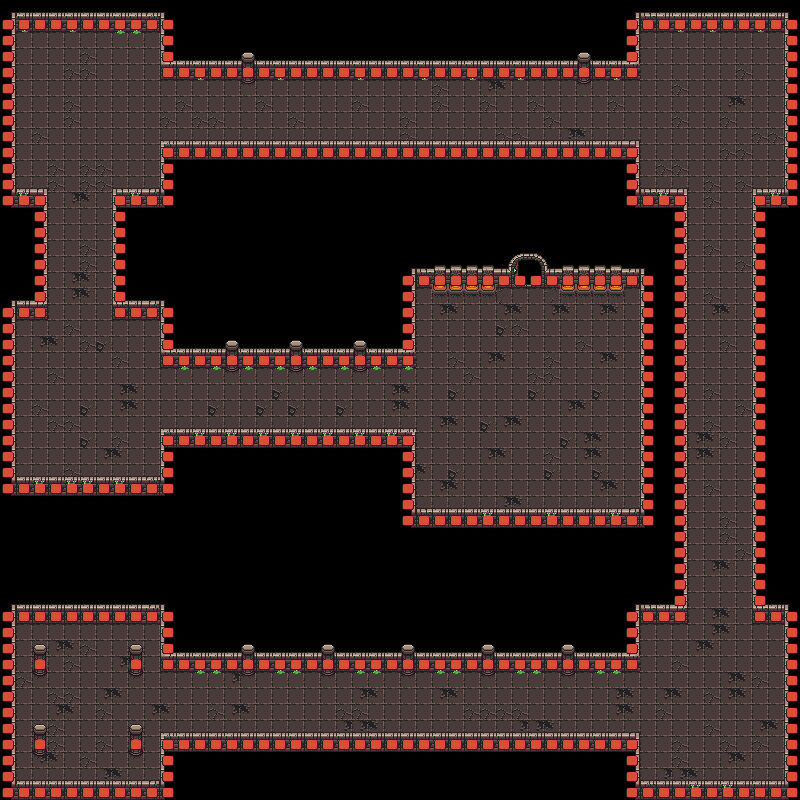

Below is a game level as drawn by its tile map, then a one-line description and the .tmx that defines it (tile-layer data replaced by summaries):
An orthogonal 50x50 tile map with 16x16 px tiles, 4 tile layers (floor, lower_walls, upper_walls, wall_coll) and 168 objects.

<map version="1.10" tiledversion="1.10.1" orientation="orthogonal" renderorder="right-down" width="50" height="50" tilewidth="16" tileheight="16" infinite="0" nextlayerid="97" nextobjectid="521" maxBaseLayer="2">
 <tileset firstgid="1" source="../media/DungeonTileset.tsx" />
 <group id="52" name="render">
  <layer id="51" name="floor" width="50" height="50">
   <data>[2500 cells, 2500 non-empty, 7 distinct tile ids]</data>
  </layer>
  <layer id="71" name="lower_walls" width="50" height="50">
   <data>[2500 cells, 2500 non-empty, 52 distinct tile ids]</data>
  </layer>
  <layer id="72" name="upper_walls" width="50" height="50">
   <data>[2500 cells, 2500 non-empty, 14 distinct tile ids]</data>
  </layer>
 </group>
 <group id="70" name="collData">
  <layer id="53" name="wall_coll" width="50" height="50">
   <data>[2500 cells, 2500 non-empty, 2 distinct tile ids]</data>
  </layer>
 </group>
 <group id="55" name="rooms">
  <group id="91" name="room" visible="0">
   <objectgroup id="92" name="room_trigger">
    <object id="436" x="440" y="276" width="26" height="242" />
   </objectgroup>
   <objectgroup id="93" name="spawner">
    <object id="419" x="484" y="325">
     <properties>
      <property name="enemy" type="int" value="0" />
      <property name="type" type="int" value="1" />
     </properties>
    </object>
    <object id="420" x="536" y="326">
     <properties>
      <property name="enemy" type="int" value="0" />
      <property name="type" type="int" value="1" />
     </properties>
    </object>
    <object id="422" x="593" y="324">
     <properties>
      <property name="enemy" type="int" value="0" />
      <property name="type" type="int" value="1" />
     </properties>
    </object>
    <object id="423" x="615" y="366">
     <properties>
      <property name="enemy" type="int" value="0" />
      <property name="type" type="int" value="1" />
     </properties>
    </object>
    <object id="425" x="615" y="416">
     <properties>
      <property name="enemy" type="int" value="0" />
      <property name="type" type="int" value="1" />
     </properties>
    </object>
    <object id="426" x="612" y="462">
     <properties>
      <property name="enemy" type="int" value="0" />
      <property name="type" type="int" value="1" />
     </properties>
    </object>
    <object id="427" x="577" y="483">
     <properties>
      <property name="enemy" type="int" value="0" />
      <property name="type" type="int" value="1" />
     </properties>
    </object>
    <object id="428" x="534" y="482">
     <properties>
      <property name="enemy" type="int" value="0" />
      <property name="type" type="int" value="1" />
     </properties>
    </object>
    <object id="429" x="480" y="482">
     <properties>
      <property name="enemy" type="int" value="0" />
      <property name="type" type="int" value="1" />
     </properties>
    </object>
    <object id="430" x="532" y="445">
     <properties>
      <property name="enemy" type="int" value="0" />
      <property name="type" type="int" value="1" />
     </properties>
    </object>
    <object id="431" x="561" y="412">
     <properties>
      <property name="enemy" type="int" value="0" />
      <property name="type" type="int" value="1" />
     </properties>
    </object>
    <object id="432" x="531" y="371">
     <properties>
      <property name="enemy" type="int" value="0" />
      <property name="type" type="int" value="1" />
     </properties>
    </object>
    <object id="433" x="574" y="369">
     <properties>
      <property name="enemy" type="int" value="0" />
      <property name="type" type="int" value="1" />
     </properties>
    </object>
    <object id="434" x="576" y="447">
     <properties>
      <property name="enemy" type="int" value="0" />
      <property name="type" type="int" value="1" />
     </properties>
    </object>
    <object id="435" x="502" y="409">
     <properties>
      <property name="enemy" type="int" value="0" />
      <property name="type" type="int" value="1" />
     </properties>
    </object>
   </objectgroup>
   <objectgroup id="94" name="wall">
    <object id="437" x="400" y="368" width="16" height="16" />
    <object id="438" x="400" y="383.75" width="16" height="16" />
    <object id="439" x="400" y="399.75" width="16" height="16" />
    <object id="441" x="400" y="416" width="16" height="16" />
    <object id="442" x="495.5" y="288" width="16" height="16" />
    <object id="443" x="511.5" y="288" width="16" height="16" />
    <object id="444" x="528.25" y="288" width="16" height="16" />
    <object id="445" x="544" y="288" width="16" height="16" />
   </objectgroup>
  </group>
  <group id="79" name="room" visible="0">
   <objectgroup id="80" name="wall">
    <object id="258" x="160" y="416.334" width="16" height="16" />
    <object id="259" x="160" y="370" width="16" height="16" />
    <object id="260" x="160" y="399.667" width="16" height="16" />
    <object id="261" x="160" y="385.333" width="16" height="16" />
    <object id="309" x="48" y="304" width="16" height="16" />
    <object id="311" x="64" y="304" width="16" height="16" />
    <object id="312" x="80" y="304" width="16" height="16" />
    <object id="313" x="96" y="304" width="16" height="16" />
   </objectgroup>
   <objectgroup id="81" name="spawner">
    <object id="263" x="140.667" y="362.999">
     <properties>
      <property name="enemy" type="int" value="0" />
      <property name="type" type="int" value="1" />
     </properties>
    </object>
    <object id="264" x="137.333" y="464.667">
     <properties>
      <property name="enemy" type="int" value="0" />
      <property name="type" type="int" value="1" />
     </properties>
    </object>
    <object id="265" x="116.334" y="437.333">
     <properties>
      <property name="enemy" type="int" value="0" />
      <property name="type" type="int" value="1" />
     </properties>
    </object>
    <object id="266" x="53" y="434.333">
     <properties>
      <property name="enemy" type="int" value="0" />
      <property name="type" type="int" value="1" />
     </properties>
    </object>
    <object id="267" x="87.3333" y="409.666">
     <properties>
      <property name="enemy" type="int" value="0" />
      <property name="type" type="int" value="1" />
     </properties>
    </object>
    </objectgroup>
   <objectgroup id="85" name="room_trigger" visible="0">
    <!-- 1 objects omitted --></objectgroup>
  </group>
  <group id="56" name="room" visible="0">
   <objectgroup id="84" name="room_trigger">
    <!-- 1 objects omitted --></objectgroup>
   <objectgroup id="74" name="wall">
    <!-- 8 objects omitted --></objectgroup>
   <objectgroup id="58" name="spawner">
    <!-- 7 objects omitted --></objectgroup>
  </group>
  <group id="62" name="room" visible="0">
   <objectgroup id="83" name="room_trigger" visible="0">
    <!-- 1 objects omitted --></objectgroup>
   <objectgroup id="76" name="wall">
    <!-- 9 objects omitted --></objectgroup>
   <objectgroup id="64" name="spawner">
    <!-- 8 objects omitted --></objectgroup>
  </group>
  <group id="65" name="room">
   <objectgroup id="82" name="room_trigger">
    <!-- 1 objects omitted --></objectgroup>
   <objectgroup id="66" name="wall">
    <!-- 8 objects omitted --></objectgroup>
   <objectgroup id="67" name="spawner">
    <!-- 11 objects omitted --></objectgroup>
  </group>
 </group>
 <objectgroup id="73" name="spawner">
  <!-- 1 objects omitted --></objectgroup>
 <objectgroup id="95" name="door">
  <!-- 1 objects omitted --></objectgroup>
 <objectgroup id="96" name="traps">
  <!-- 69 objects omitted --></objectgroup>
  <objectgroup id="96" name="coffers">
  <!-- 1 objects omitted --></objectgroup>
 <group id="97" name="levers" />
</map>
<!-- 131 of 168 objects omitted -->
